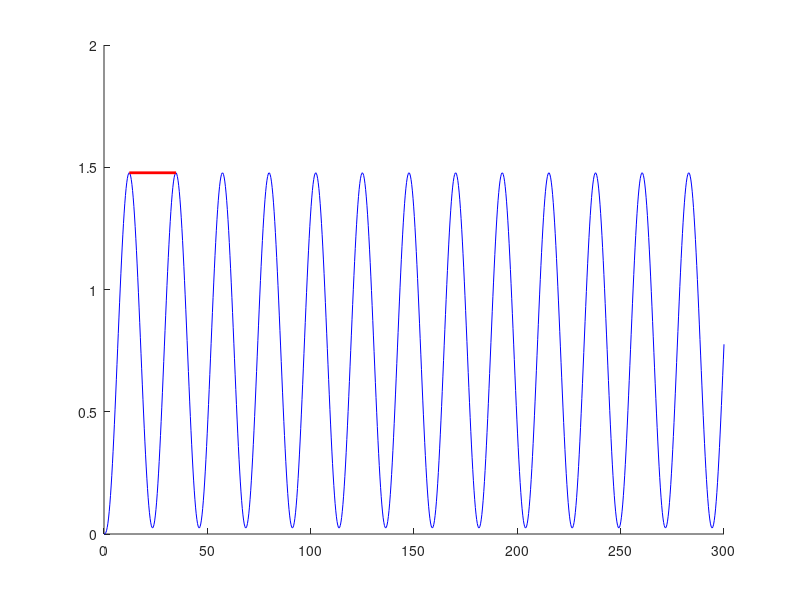

Reproduce this figure in MATLAB.
% Define Transfer Function
s = tf('s');
sys = (0.03/(49*s^2+2.8*s+1)*(1/(s+1)));
[y,time] = step(sys);

% Find the critical gain value 
% corresponding to the neutral stability boundary
K_cr = margin(sys);

% Creating closed loop system with gain K_cr
Loop = series(K_cr,sys);
closed_system = feedback(Loop,1);
[y_cr, time] = step(closed_system,time);

% Find the period of oscillation P_cr
[~,idx] = findpeaks(y_cr);
P_cr = time(idx(2)) - time(idx(1));

% Plot the results
hold on
plot(time, y_cr, 'b')
plot([time(idx(1)) time(idx(2))],[max(y_cr) max(y_cr)],'r', 'LineWidth',2)

% Results output
K_cr, P_cr
P_Controller = [0.5*K_cr, 0, 0]
PI_Controller = [(0.45*K_cr), (1/(P_cr/1.2)), 0]
PID_Controller = [(0.6*K_cr), (1/(P_cr/2)), (P_cr/8)]